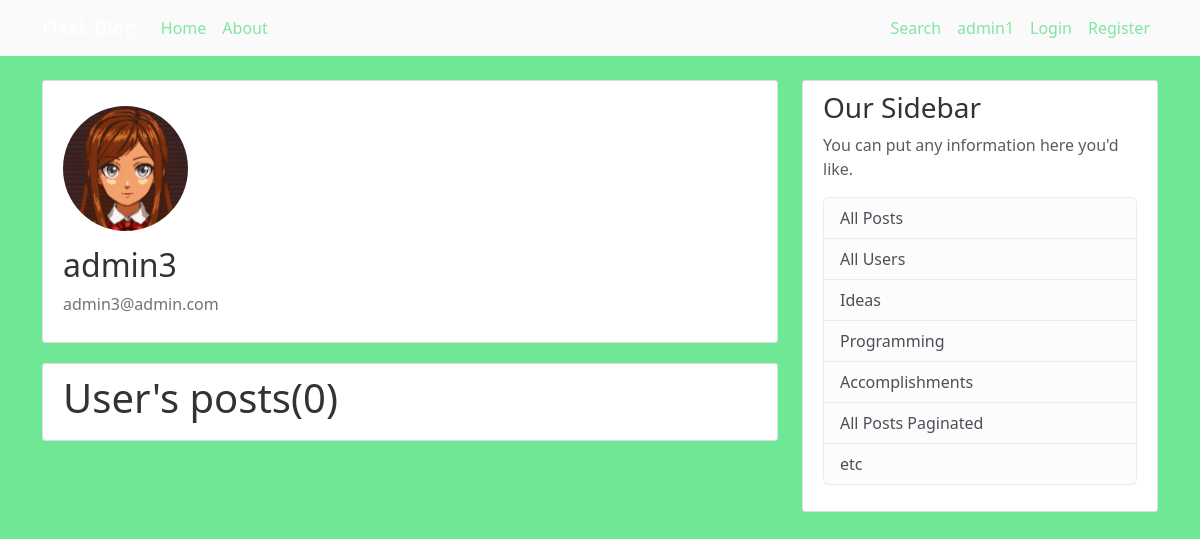
The page /user/3 on the database as committed earlier.
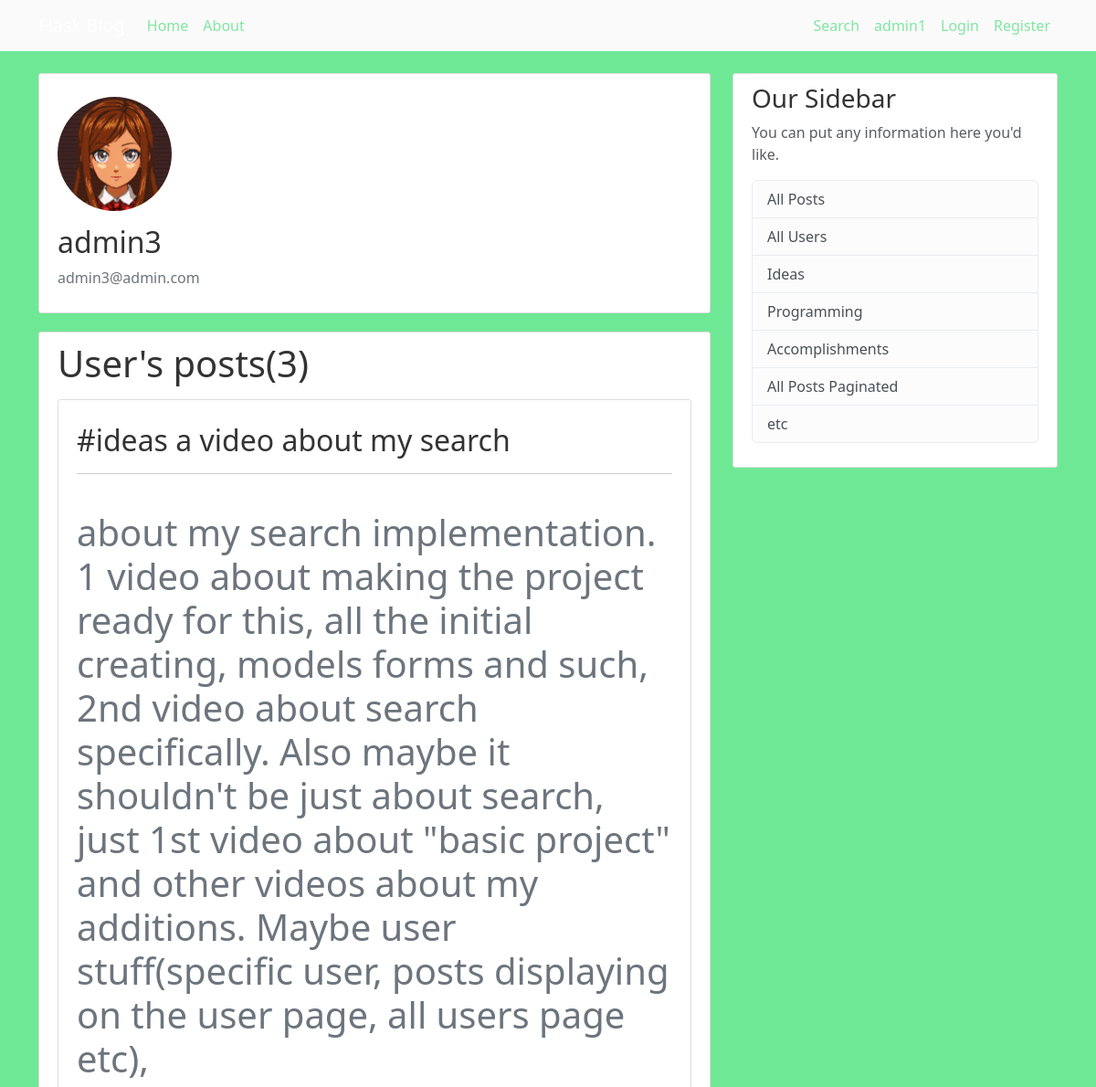
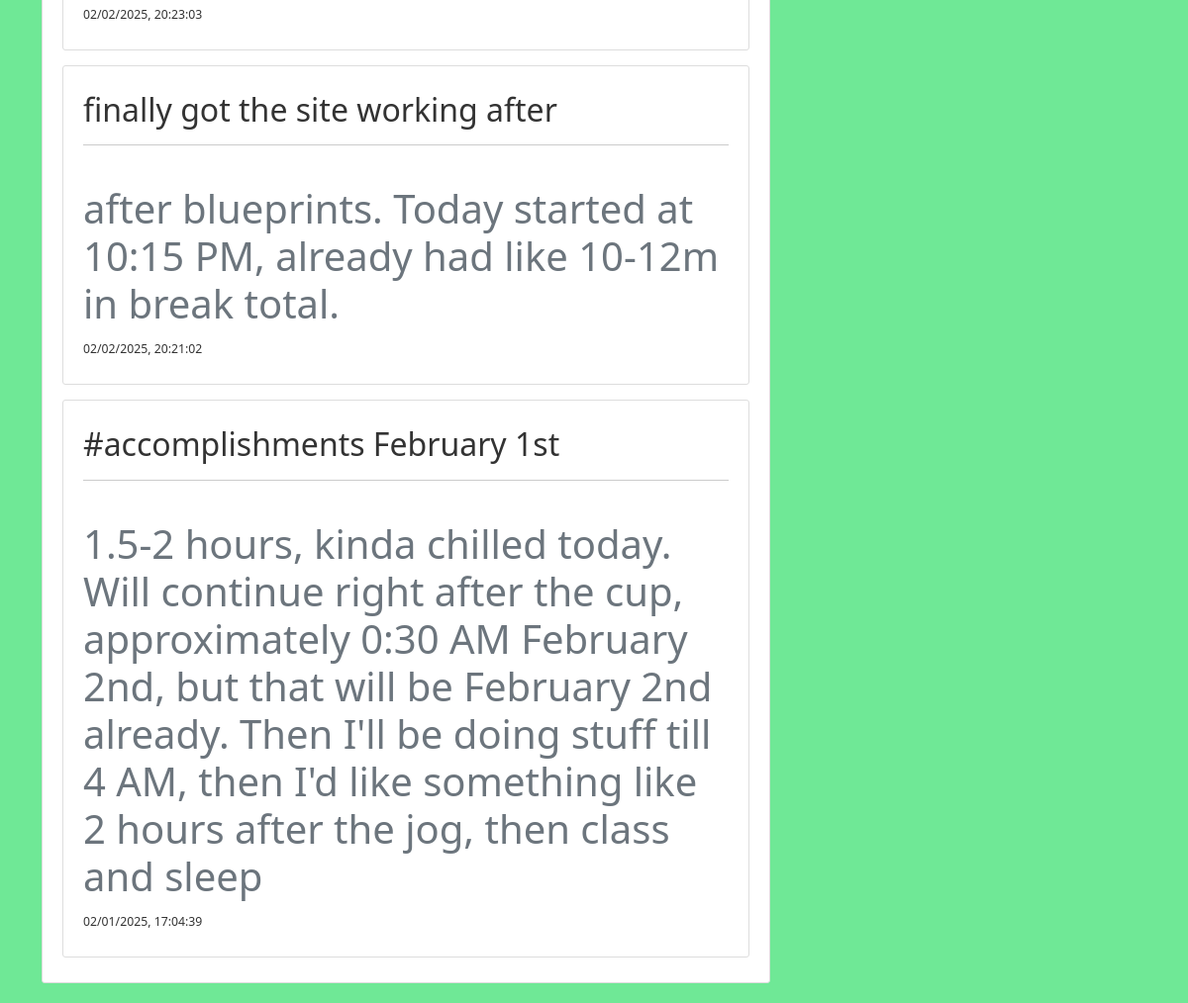
The same page on the database as committed later (2 pictures, top to bottom).
### bungee_gum/models.py (models this page shows, shortened)
class User(db.Model, UserMixin):
    id = db.Column(db.Integer, primary_key=True)
    username = db.Column(db.String(20), unique=True, nullable=False)
    email = db.Column(db.String(120), unique=True, nullable=False)
    image_file = db.Column(db.String(20), nullable=False, default="default.jpg")
    password = db.Column(db.String(60), nullable=False)
    posts = db.relationship("Post", backref="author", lazy="subquery")

class Post(db.Model):
    id = db.Column(db.Integer, primary_key=True)
    title = db.Column(db.String(100), nullable=False)
    date_posted = db.Column(db.DateTime, nullable=False, default=lambda: datetime.now(timezone.utc))
    content = db.Column(db.Text, nullable=False)
    user_id = db.Column(db.Integer, db.ForeignKey("user.id"), nullable=False)

### bungee_gum/routes.py (the view)
@app.route("/user/<int:id>")
def specific_user(id):
    user = User.query.get_or_404(id)
    posts = Post.query.order_by(desc("date_posted")).filter_by(user_id=user.id).all()
    posts_num = Post.query.filter_by(user_id=user.id).count()
    return render_template("specific-user.html", title=f"{user.username}'s Page", user=user,
                           posts=posts, posts_num=posts_num)

### bungee_gum/templates/specific-user.html (shortened to what this page needs)
{% extends "base.html" %}
{% block body %}
<div class="content-section">
    <div class="media">
        <img class="img_hovered rounded-circle account-img" src="{{ url_for('static', filename='profile-pics/' + user.image_file)}}">
        <div class="media-body">
            <h2 class="account-heading">{{ user.username }}</h2>
            <p class="text-secondary">{{ user.email }}</p>
        </div>
    </div>
</div>
<div class="content-section">
    <h1>User's posts({{ posts_num }})</h1>
    {% for post in posts %}
            <div class="content-section">
            <div class="media">
                    <a href="{{ url_for('post_view', id=post.id) }}" class="text-decoration-none h2"><h1 class="account-heading"></h1>{{ post.title }}</a>
                <hr> <br>
                    <h1 class="text-secondary">{{ post.content }}</h1>
                    <a href="{{ url_for('post_view', id=post.id) }}" class="text-decoration-none small h4">
                        <small class="mute">{{ post.date_posted.strftime('%m/%d/%Y, %H:%M:%S') }}</small></a>
            </div>
        </div>
    {% endfor %}
</div>
{% endblock body %}

### bungee_gum/templates/base.html (shortened to what this page needs)
<!DOCTYPE html>
<html>
<head>
    <link href="https://cdn.jsdelivr.net/npm/bootstrap@5.3.3/dist/css/bootstrap.min.css" rel="stylesheet">
    <link rel="stylesheet" href="{{ url_for('static', filename='style.css') }}">
</head>
<body>
<header class="site-header">
  <nav class="navbar navbar-expand-md navbar-dark bg-steel fixed-top">
    <div class="container">
      <a class="navbar-brand mr-4" href="/">Flask Blog</a>
      <div class="collapse navbar-collapse" id="navbarToggle">
        <div class="navbar-nav mr-auto">
          <a class="nav-item nav-link" href="{{ url_for('home') }}">Home</a>
          <a class="nav-item nav-link" href="{{ url_for('home') }}">About</a>
        </div>
        <div class="navbar-right">
          <div class="navbar-nav">
            <a class="nav-item nav-link" href="{{ url_for('search_route') }}">Search</a>
          {% if current_user.is_authenticated %}
            <a class="nav-item nav-link" href="{{ url_for('post_new') }}">New Post</a>
            <a class="nav-item nav-link" href="{{ url_for('specific_user', id=current_user.id) }}">{{ current_user.username }}</a>
            <a class="nav-item nav-link" href="{{ url_for('logout') }}">Logout</a>
          {% else %}
            <a class="nav-item nav-link" href="{{ url_for('login_admin') }}">admin1</a>
            <a class="nav-item nav-link" href="{{ url_for('login') }}">Login</a>
            <a class="nav-item nav-link" href="{{ url_for('register') }}">Register</a>
          {% endif %}
          </div>
        </div>
      </div>
    </div>
  </nav>
</header>
    <main role="main" class="container">
      <div class="row">
        <div class="col-md-8">
          {% block body %}{% endblock body %}
        </div>
        <div class="col-md-4">
          <div class="content-section">
            <h3>Our Sidebar</h3>
            <p class='text-muted'>You can put any information here you'd like.
              <ul class="list-group">
                 <li class="list-group-item list-group-item-light">
                    <a class="text-decoration-none h6" href="{{ url_for('all_posts') }}">All Posts</a>
                 </li>
                 <li class="list-group-item list-group-item-light">
                    <a class="text-decoration-none h6" href="{{ url_for('all_users') }}">All Users</a>
                 </li>
                 <li class="list-group-item list-group-item-light">
                    <a class="text-decoration-none h6" href="{{ url_for('post_ideas') }}">Ideas</a>
                 </li>
                 <li class="list-group-item list-group-item-light">
                    <a class="text-decoration-none h6" href="{{ url_for('post_programming') }}">Programming</a>
                 </li>
                 <li class="list-group-item list-group-item-light">
                    <a class="text-decoration-none h6" href="{{ url_for('post_accomplishments') }}">Accomplishments</a>
                 </li>
                 <li class="list-group-item list-group-item-light">
                    <a class="text-decoration-none h6" href="{{ url_for('all_posts_paginated') }}">All Posts Paginated</a>
                 </li>
                 <li class="list-group-item list-group-item-light">etc</li>
              </ul>
            </p>
          </div>
        </div>
      </div>
    </main>
</body>
</html>

### bungee_gum/static/style.css (style rules this page uses)
body { background: #6fe896; color: #333333; margin-top: 5rem; }
.site-header .navbar-nav .nav-link { color: #81e6a1; }
.bg-steel { background-color: #fafafa; }
.content-section { background: #ffffff; padding: 10px 20px; border: 1px solid #dddddd; border-radius: 3px; margin-bottom: 20px; }
.content-section div { margin: 15px 0; }
.navbar-right { margin-right: 0; margin-left: auto; }
.account-img { width: 125px; height: 125px; }
.img_hovered { transition:transform 0.25s ease; }

Rows that differ between the two databases and show on the page:
added Post: title "#ideas a video about my search", content "about my search implementation. 1 video about making the project ready for this, all the initial creating, models forms and such, 2nd video about search specifically. Also maybe it shouldn't be just about search, just 1st video about \"basic project\" and other videos about my additions. Maybe user stuff(specific user, posts displaying on the user page, all users page etc),", date_posted "02/02/2025, 20:23:03"
added Post: title "finally got the site working after", content "after blueprints. Today started at 10:15 PM, already had like 10-12m in break total.", date_posted "02/02/2025, 20:21:02"
added Post: title "#accomplishments February 1st", content "1.5-2 hours, kinda chilled today. Will continue right after the cup, approximately 0:30 AM February 2nd, but that will be February 2nd already. Then I'll be doing stuff till 4 AM, then I'd like something like 2 hours after the jog, then class and sleep", date_posted "02/01/2025, 17:04:39"
Other text that changed with them:
{{ posts_num }}: "0" → "3"
